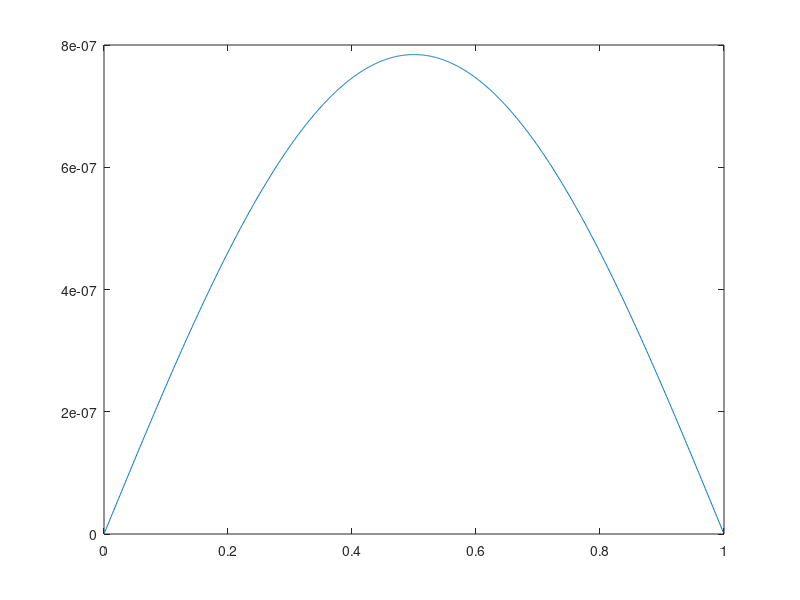

Reproduce this figure in MATLAB. (Note: this script raises an error after producing the figure.)
global xstar;
Nh = 2^10-1;
h = 1/(Nh+1);
eh = ones(Nh,1);
hmesh = (h:h:1-h)';
A = 1/h^2 * spdiags([-eh 2*eh -eh], -1:1, Nh, Nh); 

f = pi^2 * sin(pi*hmesh);
xstar = A \ f;
plot(hmesh,xstar-sin(pi*hmesh));
pause

x0 = xstar + rand(Nh,1)*1e-1;
x = x0;
maxiter = 100;
err = zeros(maxiter,1);

Niter = 5;

for i = 1 : 10
  x = mgpoisson(Nh, h, h*16, x0, f, Niter);
  x0 = x;
  plot(x-xstar)
  pause
end
